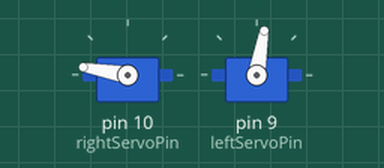
This sketch was run on a simulated Arduino Uno, built with avr-gcc and run on an emulated ATmega328P. Parts: 2 × servo.

Above: at 4.1 s.
At 13.1 s:
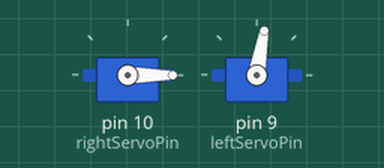
At 23.7 s:
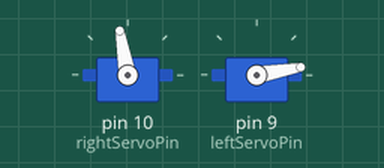
At 38.1 s:
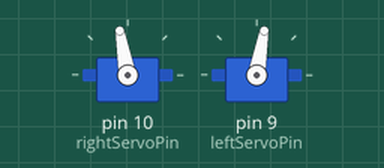
Timing chart, 0 to 39.6 s (numbered marks = the images above):
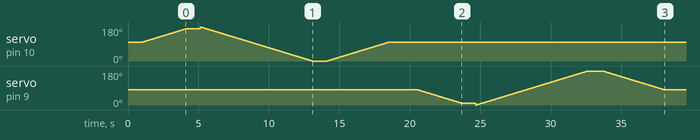

The sketch:

arduino.ino
```cpp
#include <Servo.h>

Servo rightServo; // 오른쪽 모터 (보라색 동그라미)
Servo leftServo;  // 왼쪽 모터 (보라색 네모)

int rightServoPin = 10; // 오른쪽 10번 핀
int leftServoPin = 9;   // 왼쪽 9번 핀 (원하는 핀으로 변경 가능)

void setup() {
  rightServo.attach(rightServoPin);
  leftServo.attach(leftServoPin);

  // 초기 위치 설정 (오른쪽이 100도 부근이라면 왼쪽은 대칭인 80도 부근이 됩니다)
  rightServo.write(100);
  leftServo.write(180 - 100); // 자동으로 80도로 초기화됨
  delay(1000);
}

// 📌 [오른쪽 모터] 부드럽게 이동시키는 함수 (기존과 동일)
void moveRightServo(int startAngle, int targetAngle) {
  if (startAngle < targetAngle) {
    for (int angle = startAngle; angle <= targetAngle; angle++) {
      rightServo.write(angle);
      delay(44);
    }
  } else {
    for (int angle = startAngle; angle >= targetAngle; angle--) {
      rightServo.write(angle);
      delay(44);
    }
  }
}

// 📌 [왼쪽 모터] 정반대로 부드럽게 이동시키는 함수
// 입력은 오른쪽과 똑같이 넣어도, 내부에서 '180 - 각도'로 뒤집어서 작동합니다.
void moveLeftServo(int startAngle, int targetAngle) {
  int realStart = 180 - startAngle;   // 시작 각도 반전
  int realTarget = 180 - targetAngle; // 목표 각도 반전

  if (realStart < realTarget) {
    for (int angle = realStart; angle <= realTarget; angle++) {
      leftServo.write(angle);
      delay(44);
    }
  } else {
    for (int angle = realStart; angle >= realTarget; angle--) {
      leftServo.write(angle);
      delay(44);
    }
  }
}

void loop() {
  // ==========================================
  // [1단계] 오른쪽 자판기 테스트 동작 (기존 코드와 동일)
  // ==========================================
  moveRightServo(100, 170);
  delay(1000);

  moveRightServo(180, 0);
  delay(1000);

  moveRightServo(0, 100);
  delay(2000); // 다음 테스트를 위해 잠시 대기


  // ==========================================
  // [2단계] 왼쪽 자판기 테스트 동작
  // 오른쪽 모터와 "완전히 똑같은 숫자"를 넣어도 반대로 알아서 잘 움직입니다!
  // ==========================================
  moveLeftServo(100, 170); // 실제로는 80도에서 10도로 반대로 움직임
  delay(1000);

  moveLeftServo(180, 0);   // 실제로는 0도에서 180도로 반대로 움직임
  delay(1000);

  moveLeftServo(0, 100);  // 실제로는 180도에서 80도로 반대로 움직임

  // 전체 다 끝난 후 5초 쉬고 무한 반복
  delay(5000);
}
```
